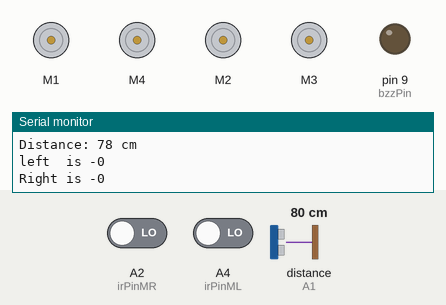
This sketch was run on a simulated Arduino Uno, built with avr-gcc and run on an emulated ATmega328P. Parts: 4 × DC motor (green arrow = forward, orange = backward, longer = faster), output pins drawn as LEDs (lit = HIGH), the last lines printed to the serial monitor. Wiring (inferred from the names in the program): ultrasonic range finder: trigger A0; echo A1. Inputs (shaded band) come from the test bench; at power-on: distance to the obstacle (sensor on A1) 80 cm, A2 (irPinMR) LOW, A4 (irPinML) LOW. The echo pulse lasts 58.3 µs per cm; pins used as bus, display or sensor lines are not drawn.

Above: at 1.2 s.
1.3 s: distance to the obstacle (sensor on A1) set to 13 cm
4.3 s: distance to the obstacle (sensor on A1) set to 10 cm
At 4.58 s:
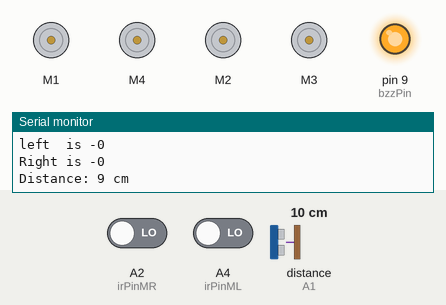
7.3 s: A2 (irPinMR) driven HIGH
At 7.48 s:
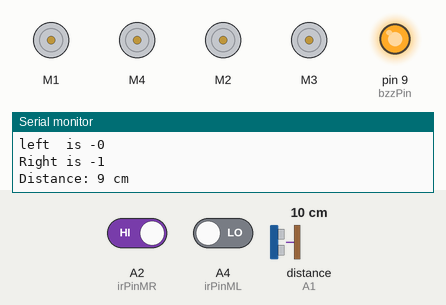
10.3 s: distance to the obstacle (sensor on A1) set to 35 cm
At 11.1 s:
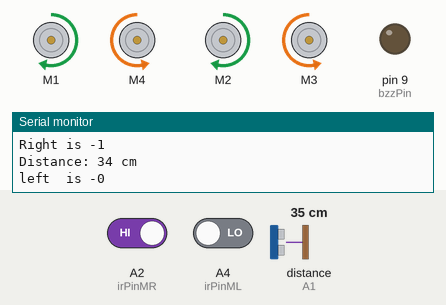
13.3 s: A4 (irPinML) driven HIGH
At 14.1 s:
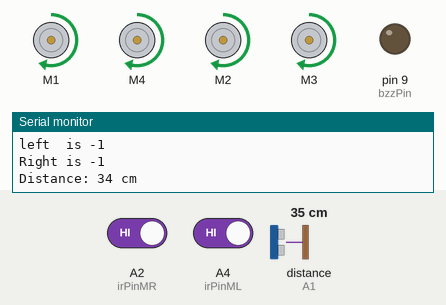
16.3 s: A2 (irPinMR) driven LOW
At 16.9 s:
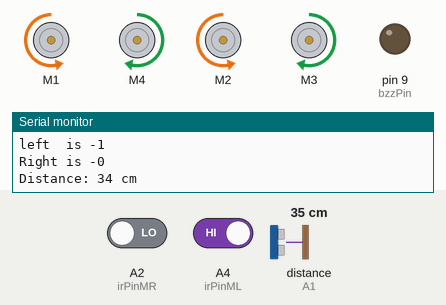
Timing chart, 0 to 20.3 s (numbered marks = the images above; inputs shaded):
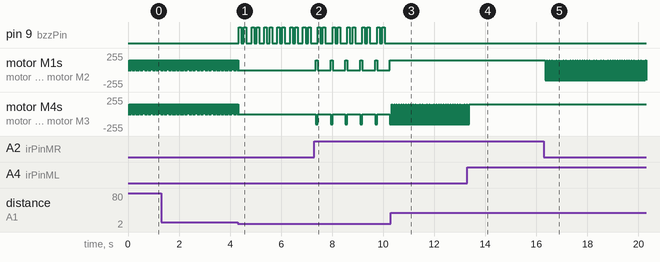

The sketch:

An_obstacle_detected.ino
```cpp
#include <AFMotor.h>

#define irPinML A4
#define irPinMR A2
#define echoPin A1 // attach pin D2 Arduino to pin Echo of HC-SR04
#define trigPin A0 //attach pin D3 Arduino to pin Trig of HC-SR04
#define bzzPin 9

// defines variables
long duration; // variable for the duration of sound wave travel
int distance; // variable for the distance measurement

AF_DCMotor FrontL(1);
AF_DCMotor BackL(2);
AF_DCMotor BackR(3);
AF_DCMotor FrontR(4);

void setup(){
  pinMode(bzzPin,OUTPUT);
  pinMode(trigPin, OUTPUT); // Sets the trigPin as an OUTPUT
  pinMode(echoPin, INPUT); // Sets the echoPin as an INPUT
  Serial.begin(9600); // // Serial Communication is starting with 9600 of baudrate speed
 pinMode(irPinML ,INPUT);
 pinMode(irPinMR ,INPUT);


 FrontL.setSpeed(150);

 FrontR.setSpeed(150);
 BackL.setSpeed(150);
 BackR.setSpeed(150);
}

void moveFront(){
 FrontL.run(FORWARD);
 FrontR.run(FORWARD);
 BackL.run(FORWARD);
 BackR.run(FORWARD);
 }
 void moveBack(){
 FrontL.run(BACKWARD);
 FrontR.run(BACKWARD);
 BackL.run(BACKWARD);
 BackR.run(BACKWARD);
 }
void turnLeft(){
 FrontL.run(BACKWARD);
 FrontR.run(FORWARD);
 BackL.run(BACKWARD);
 BackR.run(FORWARD);
 }
void turnRight(){
 FrontL.run(FORWARD);
 FrontR.run(BACKWARD);
 BackL.run(FORWARD);
 BackR.run(BACKWARD);
 }
 void moveStop(){
 FrontL.run(RELEASE);
 FrontR.run(RELEASE);
 BackL.run(RELEASE);
 BackR.run(RELEASE);

 }

 void ultraSonic(){
  digitalWrite(trigPin, LOW);
  delayMicroseconds(2);
  // Sets the trigPin HIGH (ACTIVE) for 10 microseconds
  digitalWrite(trigPin, HIGH);
  delayMicroseconds(10);
  digitalWrite(trigPin, LOW);
  // Reads the echoPin, returns the sound wave travel time in microseconds
  duration = pulseIn(echoPin, HIGH);
  // Calculating the distance
  distance = duration * 0.034 / 2; // Speed of sound wave divided by 2 (go and back)
  // Displays the distance on the Serial Monitor
  Serial.print("Distance: ");
  Serial.print(distance);
  Serial.println(" cm");
  }
void ringBuzzer(){
  digitalWrite(bzzPin,HIGH);
  delay(100);
  digitalWrite(bzzPin, LOW);
  delay(100);
  digitalWrite(bzzPin,HIGH);
  delay(100);
  digitalWrite(bzzPin, LOW);
  delay(100);
  }
  void loop(){
    ultraSonic();
    if (distance<=10){
      moveStop();
      ringBuzzer();
      delay(100);
    }else{
      moveFront();
      delay(10);
    }
       int irML= digitalRead(irPinML);
 int irMR= digitalRead(irPinMR);
 Serial.print("left  is -");
 Serial.println(irML);
 Serial.print("Right is -");
 Serial.println(irMR);

  if(irML==HIGH && irMR==HIGH){
  moveFront();delay(2);
  }

  if(irML==HIGH && irMR==LOW){
  //adjust to left
  turnLeft();delay(75);
  moveFront();delay(3);
  }

 if(irML==LOW && irMR==HIGH){
 //adjust to right
 turnRight();delay(75);
 moveFront();delay(3);
  }
   if(irML==LOW && irMR==LOW){
 //stop the car
 moveStop();delay(2);
  }

    }
```

Measured:
- the behaviour switches between 12 and 11 cm on distance to the obstacle (sensor on A1) (found by bisection; images 0 and 1)
- after the input at 4.3 s, pin 9 (bzzPin): LOW → HIGH at once, then repeats every 0.50 s: LOW 0.10 s, HIGH 0.10 s, LOW 0.20 s, HIGH 0.10 s; motor M1, motor M4, motor M2, motor M3: goes on until 4.3 s, then stays stopped
- after the input at 7.3 s, motor M1, motor M2: alternates forward 150/255 for 0.08 s and stopped for 0.50 s, starting after 0.06 s; motor M4, motor M3: alternates backward 150/255 for 0.08 s and stopped for 0.50 s, starting after 0.06 s
- after the input at 10.3 s, pin 9 (bzzPin): stops changing and stays LOW; motor M1, motor M2: stops changing and stays forward 150/255; motor M4, motor M3: alternates forward 150/255 for 0.02 s and backward 150/255 for 0.08 s, starting at once
- after the input at 13.3 s, motor M4, motor M3: goes on until 13.4 s, then stays forward 150/255
- after the input at 16.3 s, motor M1, motor M2: alternates forward 150/255 for 0.02 s and backward 150/255 for 0.08 s, starting at once
- by itself, motor M1, motor M4, motor M2, motor M3: alternates forward 150/255 for 0.03 s and stopped for 0.02 s
